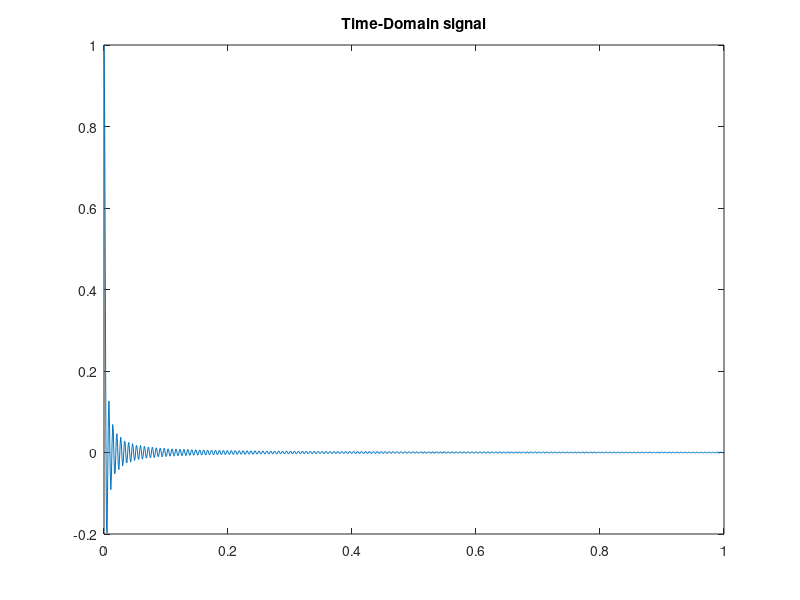
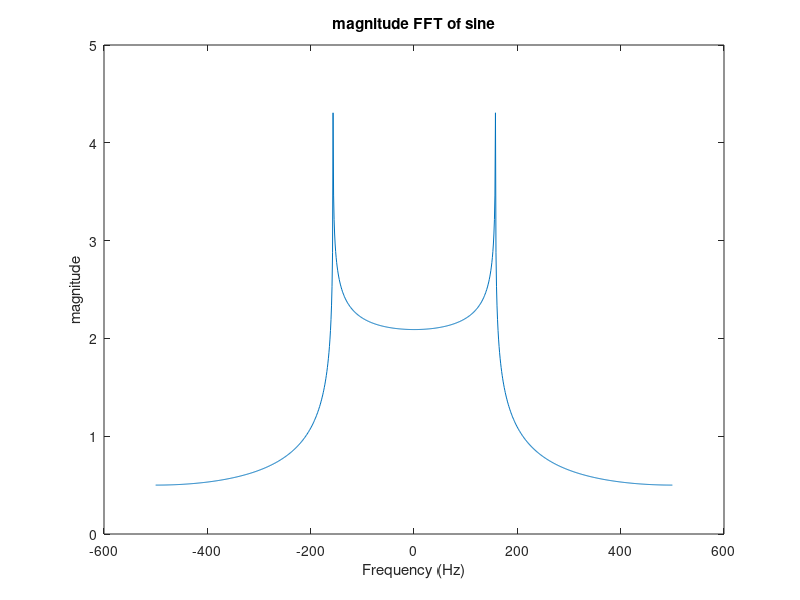

MATLAB code to generate these figures, in order:
close all;
%Define number of samples to take
fs = 1000;
f = 50; %Hz
%Define signal
t = 0:1/fs:1-1/fs;
signal = sinc(2*pi*f*t);
%Plot to illustrate that it is a sine wave
plot(t, signal);
title('Time-Domain signal');
%Take fourier transform
fftSignal = fft(signal);
%apply fftshift to put it in the form we are used to (see documentation)
fftSignal = fftshift(fftSignal);
%Next, calculate the frequency axis, which is defined by the sampling rate
f = fs/2*linspace(-1,1,fs);
%Since the signal is complex, we need to plot the magnitude to get it to
%look right, so we use abs (absolute value)
figure;
plot(f, abs(fftSignal));
title('magnitude FFT of sine');
xlabel('Frequency (Hz)');
ylabel('magnitude');